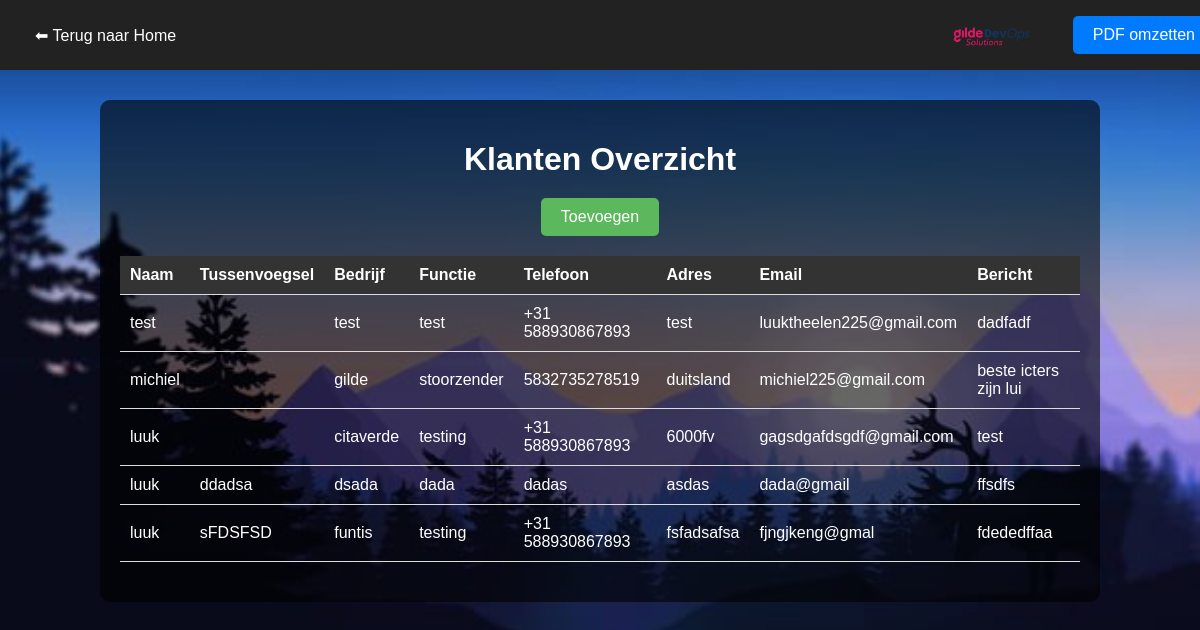
The app's page /klanteninfo.php, older data.
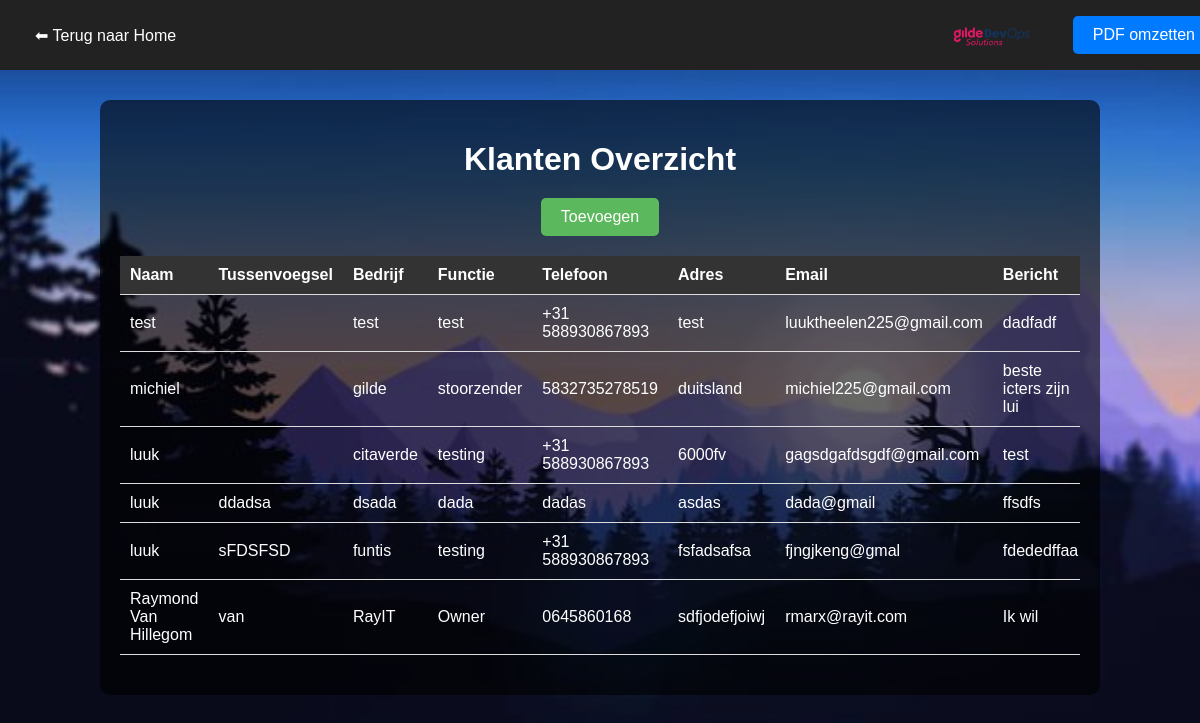
The same page, newer data.
### tables this page shows
CREATE TABLE IF NOT EXISTS `klanten` (
  `id` int NOT NULL AUTO_INCREMENT,
  `naam` varchar(100) NOT NULL,
  `tussenvoegsel` varchar(50) DEFAULT NULL,
  `bedrijf` varchar(100) NOT NULL,
  `functie` varchar(100) NOT NULL,
  `telefoon` varchar(20) NOT NULL,
  `adres` varchar(255) NOT NULL,
  `email` varchar(100) NOT NULL,
  `bericht` text NOT NULL,
  `datum` timestamp NULL DEFAULT CURRENT_TIMESTAMP,
  PRIMARY KEY (`id`),
  UNIQUE KEY `email` (`email`)
);

### klanteninfo.php (the view, shortened to what this page needs)
<?php
require 'config.php';
try {
    $pdo = new PDO("mysql:host=$servername;dbname=$dbname;charset=utf8", $username, $password);
    $pdo->setAttribute(PDO::ATTR_ERRMODE, PDO::ERRMODE_EXCEPTION);
} catch (PDOException $e) {
    die("Fout bij verbinden met database: " . $e->getMessage());
}
?>
<!DOCTYPE html>
<html lang="nl">
<head>
</head>
<body>
<div class="navbar">
    <a href="index.html">⬅ Terug naar Home</a>
    <img src="images/devopslogo.png" alt="Logo">
    <button onclick="window.print()">PDF omzetten</button>
</div>
<div class="container">
    <h1>Klanten Overzicht</h1>
    <div class="add-btn-container">
        <a href="klanten.html"><button class="add-btn">Toevoegen</button></a>
    </div>
    <div style="overflow-x:auto;">
    <table>
        <thead>
            <tr>
                <th>Naam</th>
                <th>Tussenvoegsel</th>
                <th>Bedrijf</th>
                <th>Functie</th>
                <th>Telefoon</th>
                <th>Adres</th>
                <th>Email</th>
                <th>Bericht</th>
            </tr>
        </thead>
        <tbody>
            <?php
            try {
                $sql = "SELECT * FROM klanten";
                $stmt = $pdo->query($sql);
                while ($row = $stmt->fetch(PDO::FETCH_ASSOC)) {
                    echo "<tr>
                            <td>" . htmlspecialchars($row['naam']) . "</td>
                            <td>" . htmlspecialchars($row['tussenvoegsel']) . "</td>
                            <td>" . htmlspecialchars($row['bedrijf']) . "</td>
                            <td>" . htmlspecialchars($row['functie']) . "</td>
                            <td>" . htmlspecialchars($row['telefoon']) . "</td>
                            <td>" . htmlspecialchars($row['adres']) . "</td>
                            <td>" . htmlspecialchars($row['email']) . "</td>
                            <td>" . htmlspecialchars($row['bericht']) . "</td>
                          </tr>";
                }
            } catch (PDOException $e) {
                echo "<tr><td colspan='8'>Er is een fout opgetreden: " . $e->getMessage() . "</td></tr>";
            }
            ?>
        </tbody>
    </table>
    </div>
</div>
</body>
</html>

Row changes from the older to the newer data that the page shows:
added klanten: naam "Raymond Van Hillegom", tussenvoegsel "van", bedrijf "RayIT", functie "Owner", telefoon "0645860168", adres "sdfjodefjoiwj", email "rmarx@rayit.com", bericht "Ik wil"
